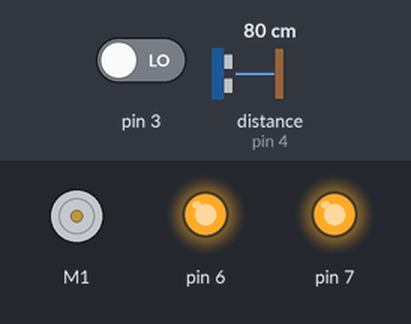
Bench run of a sketch on a simulated Arduino Uno, built with avr-gcc and run on an emulated ATmega328P. On the bench: DC motor (green arrow = forward, orange = backward, longer = faster), output pins drawn as LEDs (lit = HIGH). The test bench sets the inputs (shaded band); at power-on: pin 3 LOW, distance to the obstacle (sensor on pin 4) 80 cm. The echo pulse lasts 58.3 µs per cm; pins used as bus, display or sensor lines are not drawn.

Above: at 1.2 s.
1.3 s: pin 3 driven HIGH
At 2.5 s:
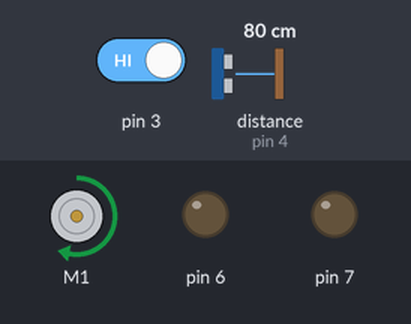
2.8 s: distance to the obstacle (sensor on pin 4) set to 22 cm
4.3 s: distance to the obstacle (sensor on pin 4) set to 17 cm
At 4.9 s:
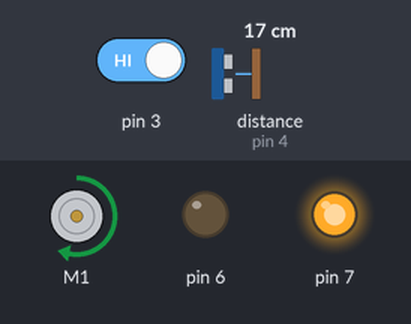
5.8 s: distance to the obstacle (sensor on pin 4) set to 11 cm
7.3 s: distance to the obstacle (sensor on pin 4) set to 8 cm
At 8.4 s:
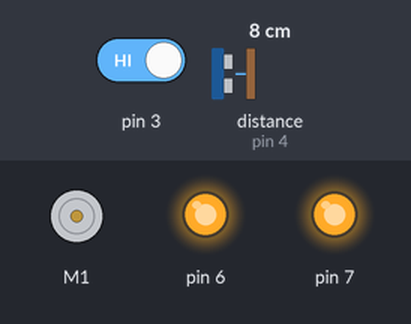
8.8 s: distance to the obstacle (sensor on pin 4) set to 18 cm
At 9.5 s:
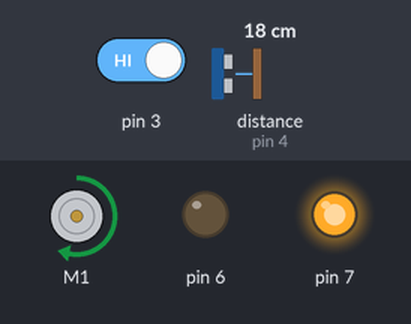
Timing chart, 0 to 11.3 s (numbered marks = the images above; inputs shaded):
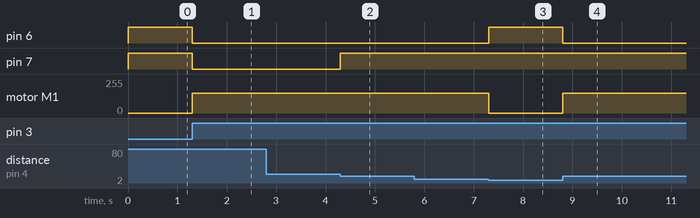

Measured:
- the behaviour switches between 20 and 19 cm on distance to the obstacle (sensor on pin 4) (found by bisection; images 1 and 2)
- the behaviour switches between 10 and 9 cm on distance to the obstacle (sensor on pin 4) (found by bisection; images 2 and 3)
- after the input at 1.3 s, pin 6, pin 7: HIGH → LOW at once; motor M1: stopped → forward 150/255 at once
- after the input at 2.8 s, every drawn part: stays the same
- after the input at 4.3 s, pin 7: LOW → HIGH at once
- after the input at 5.8 s, every drawn part: stays the same
- after the input at 7.3 s, pin 6: LOW → HIGH at once; motor M1: forward 150/255 → stopped at once
- after the input at 8.8 s, pin 6: HIGH → LOW at once; motor M1: stopped → forward 150/255 at once

The sketch:

2-1.ino
```cpp
#include <Wire.h>
#include <Adafruit_MotorShield.h>

Adafruit_MotorShield AFMS = Adafruit_MotorShield(); // Declare the device
Adafruit_DCMotor *myMotor = AFMS.getMotor(1);

int capteur = 4;

void setup()
{
  AFMS.begin();
  myMotor->setSpeed(150);
  pinMode(6, OUTPUT);
  pinMode(7, OUTPUT);
  pinMode(capteur, INPUT);
  pinMode(3, INPUT);
}

void loop()
{
  if (digitalRead(3)) {
   int d = lire_distance(capteur);
    digitalWrite(7, d < 20);
    digitalWrite(6, d < 10);
    if (d < 10) {
      myMotor->run(RELEASE);
    }
    else {
      myMotor->run(FORWARD);
    }
  }
  else {
    myMotor->run(RELEASE);
    digitalWrite(7, HIGH);
    digitalWrite(6, HIGH);
  }
}

int lire_distance(int numero_broche) {
  pinMode(numero_broche, OUTPUT);
  digitalWrite(numero_broche, LOW);
  delayMicroseconds(2);
  digitalWrite(numero_broche, HIGH);
  delayMicroseconds(10);
  digitalWrite(numero_broche, LOW);
  pinMode(numero_broche, INPUT);
  return 0.01723 * pulseIn(numero_broche, HIGH);
}
```
